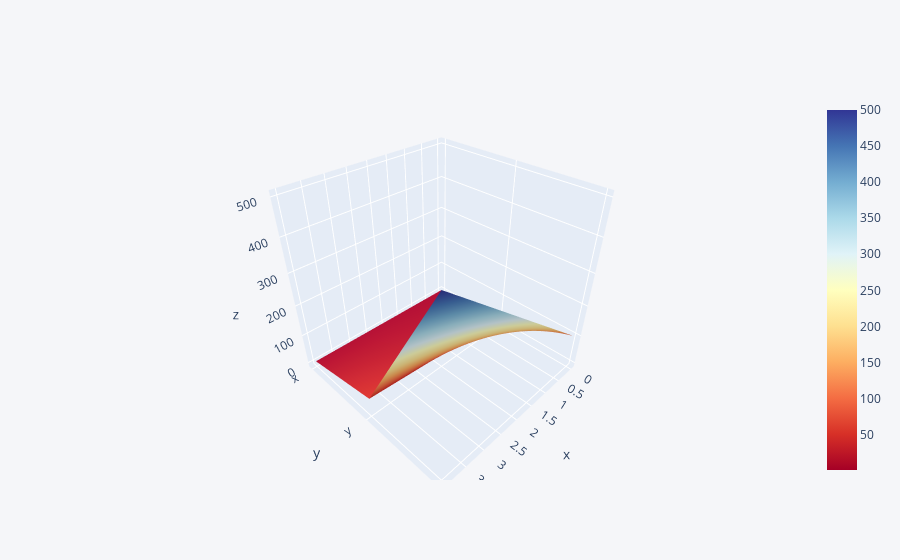

Notebook code for this chart:
### Code cell
df3.iplot('surface',colorscale='rdylbu')

### Figure 1 — Plotly figure (JSON) as saved in the notebook; plotly's stock layout.template omitted (floating-point values rounded to 4 significant figures)
{"data": [{"colorscale": [[0, "rgb(165,0,38)"], [0.1, "rgb(215,48,39)"], [0.2, "rgb(244,109,67)"], [0.3, "rgb(253,174,97)"], [0.4, "rgb(254,224,144)"], [0.5, "rgb(255,255,191)"], [0.6, "rgb(224,243,248)"], [0.7, "rgb(171,217,233)"], [0.8, "rgb(116,173,209)"], [0.9, "rgb(69,117,180)"], [1, "rgb(49,54,149)"]], "type": "surface", "x": [0, 1, 2, 3, 4], "y": ["x", "y", "z"], "z": [[1, 2, 3, 4, 5], [10, 20, 30, 40, 50], [100, 200, 300, 400, 500]]}], "layout": {"legend": {"bgcolor": "#F5F6F9", "font": {"color": "#4D5663"}}, "paper_bgcolor": "#F5F6F9", "plot_bgcolor": "#F5F6F9", "title": {"font": {"color": "#4D5663"}}, "xaxis": {"gridcolor": "#E1E5ED", "showgrid": true, "tickfont": {"color": "#4D5663"}, "title": {"font": {"color": "#4D5663"}, "text": ""}, "zerolinecolor": "#E1E5ED"}, "yaxis": {"gridcolor": "#E1E5ED", "showgrid": true, "tickfont": {"color": "#4D5663"}, "title": {"font": {"color": "#4D5663"}, "text": ""}, "zerolinecolor": "#E1E5ED"}}}
